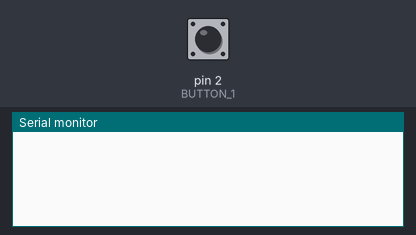
The sketch below on a simulated Arduino Uno, built with avr-gcc and run on an emulated ATmega328P. Parts: the last lines printed to the serial monitor. The inputs (shaded band) are chosen by the test bench; at power-on: pin 2 (BUTTON_1) HIGH.

Above: at 1.2 s.
1.3 s: pin 2 (BUTTON_1) pulled LOW for 0.15 s
At 1.7 s:
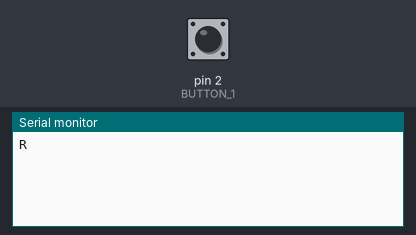
At 4.5 s:
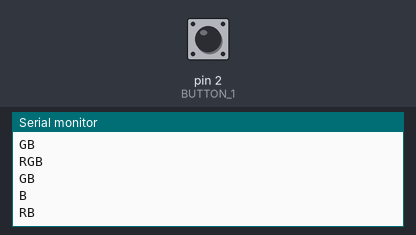

Measured:
- after the input at 1.3 s, the serial monitor: prints a new line at once (image 1)

The sketch:

Prob6.ino
```cpp
/*
We would like to turn on and off the red, green, and blue LEDs in a sequence.
Therefore, write a C program with the following specifications:
a) When the button is pressed, turn on the red, green,
and blue color LEDs with the following
order: R – RG – RGB – GB – B – RB
b) This procedure is repeated until the button is pressed again.
*/

// Define button
#define BUTTON_1 2
#define TIME 500

void setup() {
  // Begin Communication
  Serial.begin(9600);

  // Init I/Os
  pinMode(BUTTON_1, INPUT_PULLUP);
}

void loop() {
  // if button pressed, begin loop
  if (digitalRead(BUTTON_1)) {
    // while button is not pressed, continue loop
    while (!digitalRead(BUTTON_1)){
      // Sequence: R -> RG -> RGB -> GB -> B -> RB
      Serial.println("R");
      delay(TIME);

      Serial.println("GB");
      delay(TIME);


      Serial.println("RGB");
      delay(TIME);

      Serial.println("GB");
      delay(TIME);

      Serial.println("B");
      delay(TIME);

      Serial.println("RB");
      delay(TIME);

    }
  }
}
```
